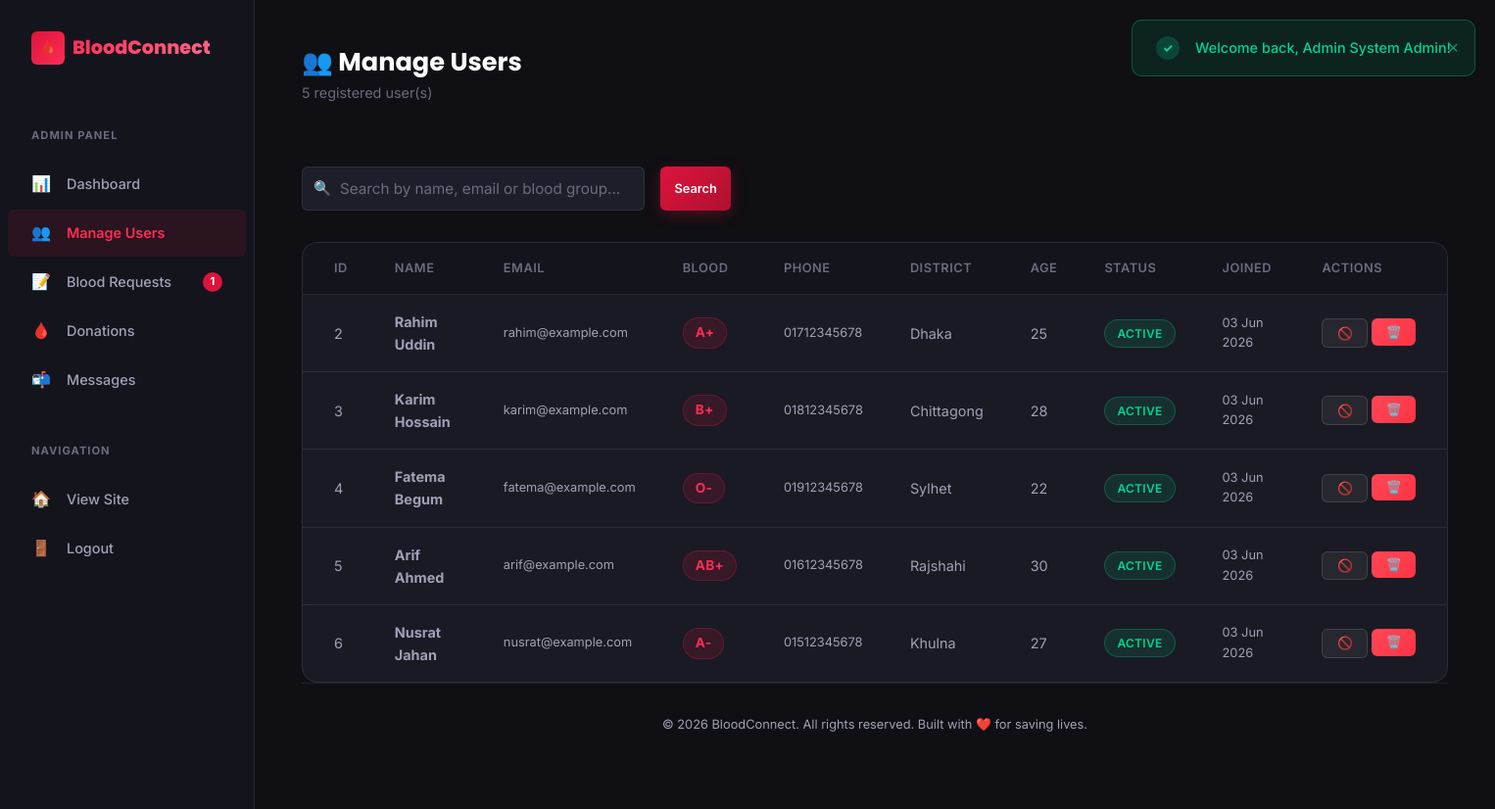
/admin/manage_users.php (signed in), run on the app's committed database.
### tables this page shows
CREATE TABLE IF NOT EXISTS users (
    id INT AUTO_INCREMENT PRIMARY KEY,
    name VARCHAR(100) NOT NULL,
    email VARCHAR(150) NOT NULL UNIQUE,
    password VARCHAR(255) NOT NULL,
    role ENUM('user', 'admin') DEFAULT 'user',
    blood_group ENUM('A+', 'A-', 'B+', 'B-', 'AB+', 'AB-', 'O+', 'O-') NOT NULL,
    phone VARCHAR(20) NOT NULL,
    district VARCHAR(100) NOT NULL,
    age INT NOT NULL,
    last_donation_date DATE DEFAULT NULL,
    status ENUM('active', 'banned') DEFAULT 'active',
    created_at TIMESTAMP DEFAULT CURRENT_TIMESTAMP,
    updated_at TIMESTAMP DEFAULT CURRENT_TIMESTAMP ON UPDATE CURRENT_TIMESTAMP,
    INDEX idx_blood_group (blood_group),
    INDEX idx_district (district),
    INDEX idx_role (role),
    INDEX idx_status (status)
);

### admin/manage_users.php (the view, shortened to what this page needs)
<?php
require_once __DIR__ . '/../includes/functions.php';
$db = getDB();
$search = $_GET['search'] ?? '';
$sql = "SELECT * FROM users WHERE role = 'user'";
$params = [];
$sql .= " ORDER BY created_at DESC";
$stmt = $db->prepare($sql);
$stmt->execute($params);
$users = $stmt->fetchAll();
include __DIR__ . '/sidebar.php';
?>
<main class="dashboard-main">
    <div class="dash-header">
        <div>
            <h1>👥 Manage Users</h1>
            <p class="welcome-text"><?php echo count($users); ?> registered user(s)</p>
        </div>
    </div>
    <div class="filter-bar">
        <form method="GET" style="display: flex; gap: var(--space-md); flex: 1;">
            <div class="search-input-wrapper">
                <span class="search-icon">🔍</span>
                <input type="text" class="form-control" name="search" placeholder="Search by name, email or blood group..." value="<?php echo e($search); ?>">
            </div>
            <button type="submit" class="btn btn-primary btn-sm">Search</button>
        </form>
    </div>
    <?php if (empty($users)): ?>
        <div class="card">
            <div class="empty-state">
                <div class="empty-icon">👥</div>
                <h3>No Users Found</h3>
                <p><?php echo $search ? 'No users match your search criteria.' : 'No registered users yet.'; ?></p>
            </div>
        </div>
    <?php else: ?>
        <div class="table-card">
            <table class="table">
                <thead>
                    <tr>
                        <th>ID</th>
                        <th>Name</th>
                        <th>Email</th>
                        <th>Blood</th>
                        <th>Phone</th>
                        <th>District</th>
                        <th>Age</th>
                        <th>Status</th>
                        <th>Joined</th>
                        <th>Actions</th>
                    </tr>
                </thead>
                <tbody>
                    <?php foreach ($users as $u): ?>
                    <tr>
                        <td><?php echo $u['id']; ?></td>
                        <td><strong><?php echo e($u['name']); ?></strong></td>
                        <td style="font-size: 0.8rem;"><?php echo e($u['email']); ?></td>
                        <td><span class="badge badge-blood"><?php echo e($u['blood_group']); ?></span></td>
                        <td style="font-size: 0.8rem;"><?php echo e($u['phone']); ?></td>
                        <td><?php echo e($u['district']); ?></td>
                        <td><?php echo $u['age']; ?></td>
                        <td>
                            <?php if ($u['status'] === 'active'): ?>
                                <span class="badge badge-approved">Active</span>
                            <?php else: ?>
                                <span class="badge badge-rejected">Banned</span>
                            <?php endif; ?>
                        </td>
                        <td style="font-size: 0.8rem;"><?php echo formatDate($u['created_at']); ?></td>
                        <td>
                            <div style="display: flex; gap: 4px;">
                                <?php if ($u['status'] === 'active'): ?>
                                    <form method="POST" style="margin:0;">
                                        <button type="submit" class="btn btn-sm btn-secondary" data-confirm="Ban this user?">🚫</button>
                                    </form>
                                <?php endif; ?>
                                <form method="POST" style="margin:0;">
                                    <button type="submit" class="btn btn-sm btn-danger" data-confirm="Are you sure you want to DELETE this user? This action cannot be undone.">🗑️</button>
                                </form>
                            </div>
                        </td>
                    </tr>
                    <?php endforeach; ?>
                </tbody>
            </table>
        </div>
    <?php endif; ?>
<?php include __DIR__ . '/../includes/footer.php'; ?>

### assets/css/style.css (style rules this page uses)
:root { --primary: #DC143C; --primary-dark: #B01030; --primary-light: #FF2D55; --primary-glow: rgba(220, 20, 60, 0.3); --bg-dark: #0F0F14; --bg-card: #1A1A24; --bg-card-hover: #22222E; --bg-surface: #14141C; --bg-input: #1E1E2A; --border-color: rgba(255, 255, 255, 0.08); --border-light: rgba(255, 255, 255, 0.12); --text-primary: #FFFFFF; --text-secondary: #A0A0B8; --text-muted: #6B6B80; --accent-green: #00D68F; --accent-yellow: #FFB800; --accent-orange: #FF6B35; --accent-blue: #3B82F6; --accent-purple: #8B5CF6; --status-pending: #FFB800; --status-approved: #00D68F; --status-rejected: #FF4757; --status-fulfilled: #3B82F6; --urgency-normal: #00D68F; --urgency-urgent: #FFB800; --urgency-critical: #FF4757; --space-xs: 0.25rem; --space-sm: 0.5rem; --space-md: 1rem; --space-lg: 1.5rem; --space-xl: 2rem; --space-2xl: 3rem; --space-3xl: 4rem; --radius-sm: 6px; --radius-md: 10px; --radius-lg: 16px; --radius-xl: 24px; --radius-full: 9999px; --shadow-sm: 0 2px 8px rgba(0, 0, 0, 0.2); --shadow-md: 0 4px 16px rgba(0, 0, 0, 0.3); --shadow-lg: 0 8px 32px rgba(0, 0, 0, 0.4); --shadow-glow: 0 0 30px var(--primary-glow); --transition-fast: 0.15s ease; --transition-base: 0.3s ease; --transition-slow: 0.5s ease; --font-body: 'Inter', -apple-system, BlinkMacSystemFont, sans-serif; --font-heading: 'Poppins', 'Inter', sans-serif; --container-max: 1200px; --container-narrow: 800px; }
*, *::before, *::after { margin: 0; padding: 0; box-sizing: border-box; }
html { scroll-behavior: smooth; font-size: 16px; }
body { font-family: var(--font-body); background: var(--bg-dark); color: var(--text-primary); line-height: 1.6; min-height: 100vh; overflow-x: hidden; -webkit-font-smoothing: antialiased; -moz-osx-font-smoothing: grayscale; }
h1, h2, h3, h4, h5, h6 { font-family: var(--font-heading); font-weight: 700; line-height: 1.2; color: var(--text-primary); }
h1 { font-size: 2.5rem; }
p { color: var(--text-secondary); margin-bottom: var(--space-md); }
.btn { display: inline-flex; align-items: center; justify-content: center; gap: var(--space-sm); padding: 0.65rem 1.5rem; font-family: var(--font-body); font-size: 0.9rem; font-weight: 600; border: none; border-radius: var(--radius-sm); cursor: pointer; transition: all var(--transition-base); text-decoration: none; white-space: nowrap; }
.btn-primary { background: linear-gradient(135deg, var(--primary), var(--primary-dark)); color: #fff; box-shadow: 0 4px 15px var(--primary-glow); }
.btn-secondary { background: rgba(255, 255, 255, 0.06); color: var(--text-primary); border: 1px solid var(--border-light); }
.btn-danger { background: linear-gradient(135deg, #FF4757, #FF3344); color: #fff; }
.btn-sm { padding: 0.4rem 0.9rem; font-size: 0.8rem; }
.form-control { width: 100%; padding: 0.75rem 1rem; background: var(--bg-input); border: 1px solid var(--border-color); border-radius: var(--radius-sm); color: var(--text-primary); font-family: var(--font-body); font-size: 0.95rem; transition: all var(--transition-fast); outline: none; }
.form-control::placeholder { color: var(--text-muted); }
.table { width: 100%; border-collapse: collapse; font-size: 0.9rem; }
.table thead { background: var(--bg-surface); }
.table th { padding: var(--space-md) var(--space-lg); text-align: left; font-size: 0.8rem; font-weight: 600; text-transform: uppercase; letter-spacing: 0.5px; color: var(--text-muted); border-bottom: 1px solid var(--border-color); white-space: nowrap; }
.table td { padding: var(--space-md) var(--space-lg); border-bottom: 1px solid var(--border-color); color: var(--text-secondary); vertical-align: middle; }
.table tbody tr { transition: background var(--transition-fast); }
.table tbody tr:last-child td { border-bottom: none; }
.badge { display: inline-flex; align-items: center; gap: 4px; padding: 0.25rem 0.75rem; border-radius: var(--radius-full); font-size: 0.75rem; font-weight: 600; text-transform: uppercase; letter-spacing: 0.3px; }
.badge-approved { background: rgba(0, 214, 143, 0.12); color: var(--status-approved); border: 1px solid rgba(0, 214, 143, 0.25); }
.badge-blood { background: rgba(220, 20, 60, 0.15); color: var(--primary-light); border: 1px solid rgba(220, 20, 60, 0.3); font-weight: 700; font-size: 0.85rem; }
.dashboard-main { flex: 1; margin-left: 260px; padding: var(--space-2xl); display: flex; flex-direction: column; }

### data on the page
users: id "2", name "Rahim Uddin", email "rahim@example.com", blood_group "A+", phone "01712345678", district "Dhaka", age "25", status "ACTIVE", created_at "03 Jun 2026"
users: id "3", name "Karim Hossain", email "karim@example.com", blood_group "B+", phone "01812345678", district "Chittagong", age "28", status "ACTIVE", created_at "03 Jun 2026"
users: id "4", name "Fatema Begum", email "fatema@example.com", blood_group "O-", phone "01912345678", district "Sylhet", age "22", status "ACTIVE", created_at "03 Jun 2026"
users: id "5", name "Arif Ahmed", email "arif@example.com", blood_group "AB+", phone "01612345678", district "Rajshahi", age "30", status "ACTIVE", created_at "03 Jun 2026"
users: id "6", name "Nusrat Jahan", email "nusrat@example.com", blood_group "A-", phone "01512345678", district "Khulna", age "27", status "ACTIVE", created_at "03 Jun 2026"

### other printed values
$pendingRequests "1"
$success "Welcome back, Admin System Admin!"
count($users) "5"
